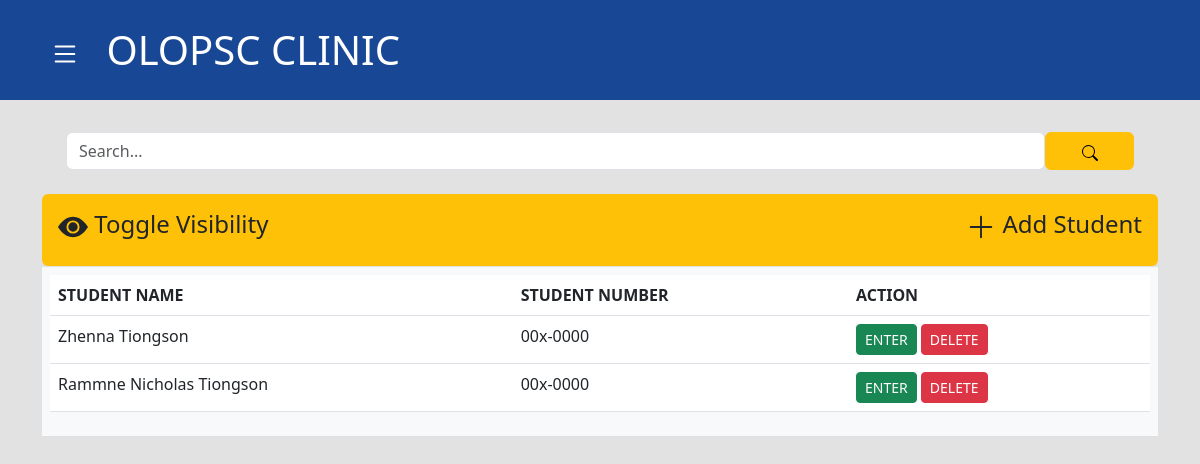
The app's page /, older data.
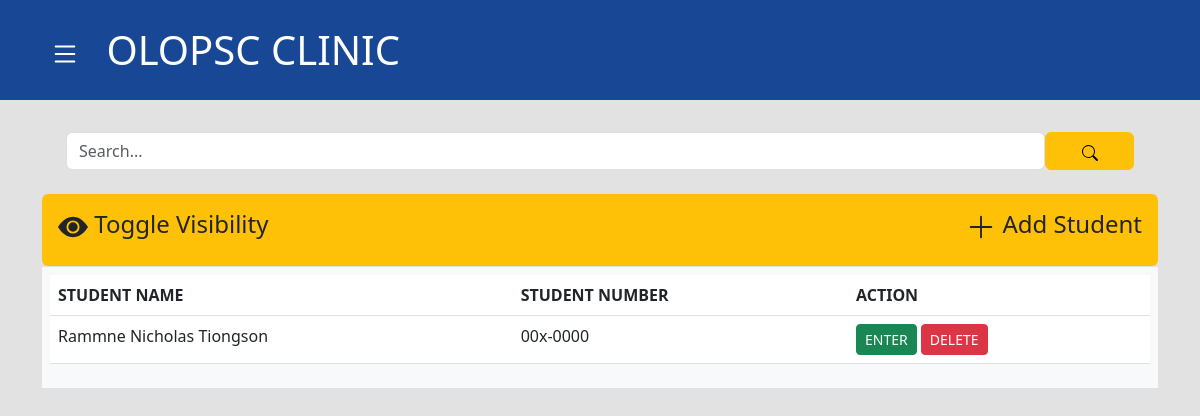
The same page, newer data.
### base/models.py (models this page shows, shortened)
class Patient(models.Model):
    first_name = models.CharField(max_length=50, verbose_name="First name")
    last_name = models.CharField(max_length=50, verbose_name="Last name")
    middle_name = models.CharField(max_length=50, blank=True, verbose_name="Middle name")
    student_number = models.CharField(max_length=10, default='00x-0000', verbose_name="Student Number")
    date_of_birth = models.CharField(max_length=50, verbose_name="Date of birth", null=True, blank=True)
    patient_address = models.CharField(max_length=100, verbose_name="Address")
    patient_contact = models.CharField(max_length=15, verbose_name="Telephone/Cellphone number", null=True, blank=True)
    guardian = models.CharField(max_length=50, blank=True, verbose_name="Guardian")
    guardian_address = models.CharField(max_length=100, blank=True, verbose_name="Guardian's address")
    guardian_telephone = models.CharField(max_length=15, blank=True, verbose_name="Guardian's Telephone/Cellphone number")
    created_at = models.DateTimeField(auto_now_add=True, null=True)
    updated_at = models.DateTimeField(auto_now=True, null=True)

### base/views.py (the view)
# urls.py: path('', views.home, name='home'),
def home(request):
    query = request.GET.get('q') if request.GET.get('q') != None else ''
    patients = Patient.objects.filter(  Q(first_name__icontains=query) |
                                        Q(last_name__icontains=query) |
                                        Q(student_number__icontains=query))
    return render(request, 'base/home.html', {'patients':patients})

### base/templates/base/home.html (shortened to what this page needs)
{% extends 'base/base.html'%}
{% block content %}
<div class="container">
    <form action="{{request.path}}" method="GET" class="text-center p-4">
        <div style="display: flex;">
            <input type="text" class="form-control" name="q" placeholder="Search...">
            <button type="submit" class="btn btn-warning col-1"></button>
        </div>
    </form>
</div>
<div class="container">
    <table class="table">
    <tr>
        <td class="bg-warning p-3 rounded">
         <a class="text-dark" onclick="toggle('hide')" style="text-decoration: none;"><h4>
            <svg xmlns="http://www.w3.org/2000/svg" width="30" height="30" fill="currentColor" class="bi bi-eye-fill" viewBox="0 0 16 16">
            <path d="M10.5 8a2.5 2.5 0 1 1-5 0 2.5 2.5 0 0 1 5 0z"/>
            <path d="M0 8s3-5.5 8-5.5S16 8 16 8s-3 5.5-8 5.5S0 8 0 8zm8 3.5a3.5 3.5 0 1 0 0-7 3.5 3.5 0 0 0 0 7z"/>
          </svg> Toggle Visibility <a href="{% url 'patient-form' %}" class="text-dark" style="text-decoration: none; float: right;"> <svg xmlns="http://www.w3.org/2000/svg" width="30" height="30" fill="currentColor" class="bi bi-plus-lg" viewBox="0 0 16 16">
            <path fill-rule="evenodd" d="M8 2a.5.5 0 0 1 .5.5v5h5a.5.5 0 0 1 0 1h-5v5a.5.5 0 0 1-1 0v-5h-5a.5.5 0 0 1 0-1h5v-5A.5.5 0 0 1 8 2Z"/>
          </svg> Add Student</a></h4></a>
        </div>
    <tr>
        <td class="table-light">
            <div id="hide">
                <table class="table table-hover" >
                    <thead>
                        <tr>
                            <th>STUDENT NAME</th>
                            <th>STUDENT NUMBER</th>
                            <th>ACTION</th>
                        </tr>
                    </thead>
        {% for patient in patients %}
                    <tr>
                        <td>{{ patient.first_name }} {{patient.last_name}} </td>
                        <td>{{ patient.student_number }}</td>
                        <td><a class="btn btn-sm btn-success"  href="{% url 'patient-details' patient.id %}">ENTER</a>
                            <a class="btn btn-sm btn-danger"href="{% url 'delete-patient' patient.id %}">DELETE</a>
                        </td>
                    </tr>
        {% endfor %}
                </table>
            </div>
        </td>
    </tr>
{% endblock %}

### base/templates/base/base.html (shortened to what this page needs)
{% load static %}
<!doctype html>
<html lang="en">
  <head>
    <link href="https://cdn.jsdelivr.net/npm/bootstrap@5.3.0-alpha1/dist/css/bootstrap.min.css" rel="stylesheet">
</head>
  <body style="background-color: #e2e2e2;">
    <div class="" style="background-color: #184795; color: white;">
      <h1 style="background-color: #184795; padding: 10px;">
          <a href="{% url 'home' %}" class=" ms-2" style="text-decoration: none; color: white;"><div class="dropdown">
            <button class="dropbtn"></button>
          </div> OLOPSC CLINIC</a>
          </h1>
  </div>
    {% block content %}
    {% endblock%}
  </body>
</html>

### base/templates/base/base.html (style rules this page uses)
.dropbtn { background-color: #184795; color: white; padding: 16px; font-size: 10 px; border: none; cursor: pointer; }
.dropdown { position: relative; display: inline-block; }
.dropdown-content a { font-size: large; color: #184795; padding: 12px 16px; text-decoration: none; display: block; }

Row changes from the older to the newer data that the page shows:
removed Patient: first_name "Zhenna", last_name "Tiongson", student_number "00x-0000"
